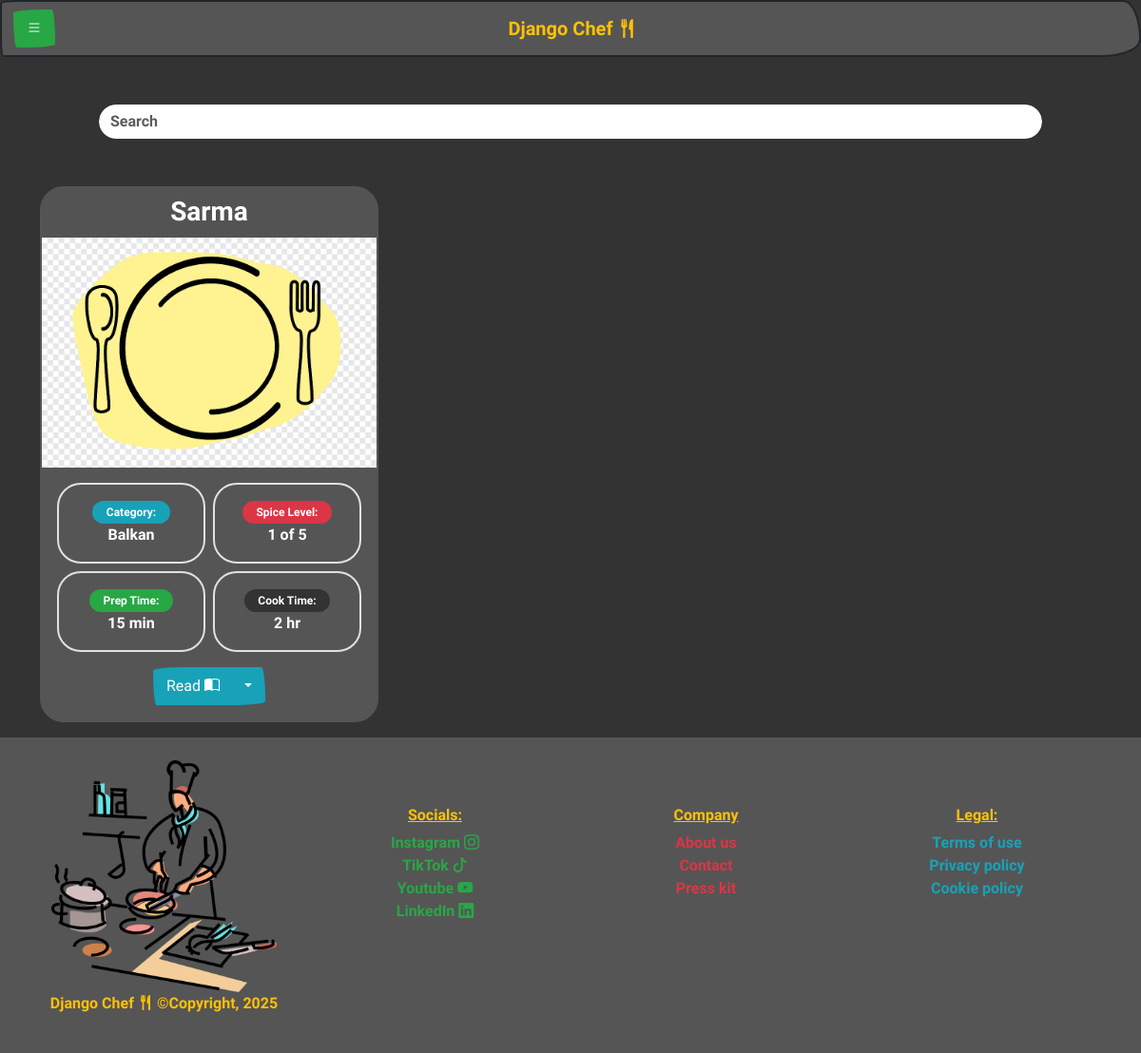
/recipe_list/ (signed in), run on an earlier commit of the app's database.
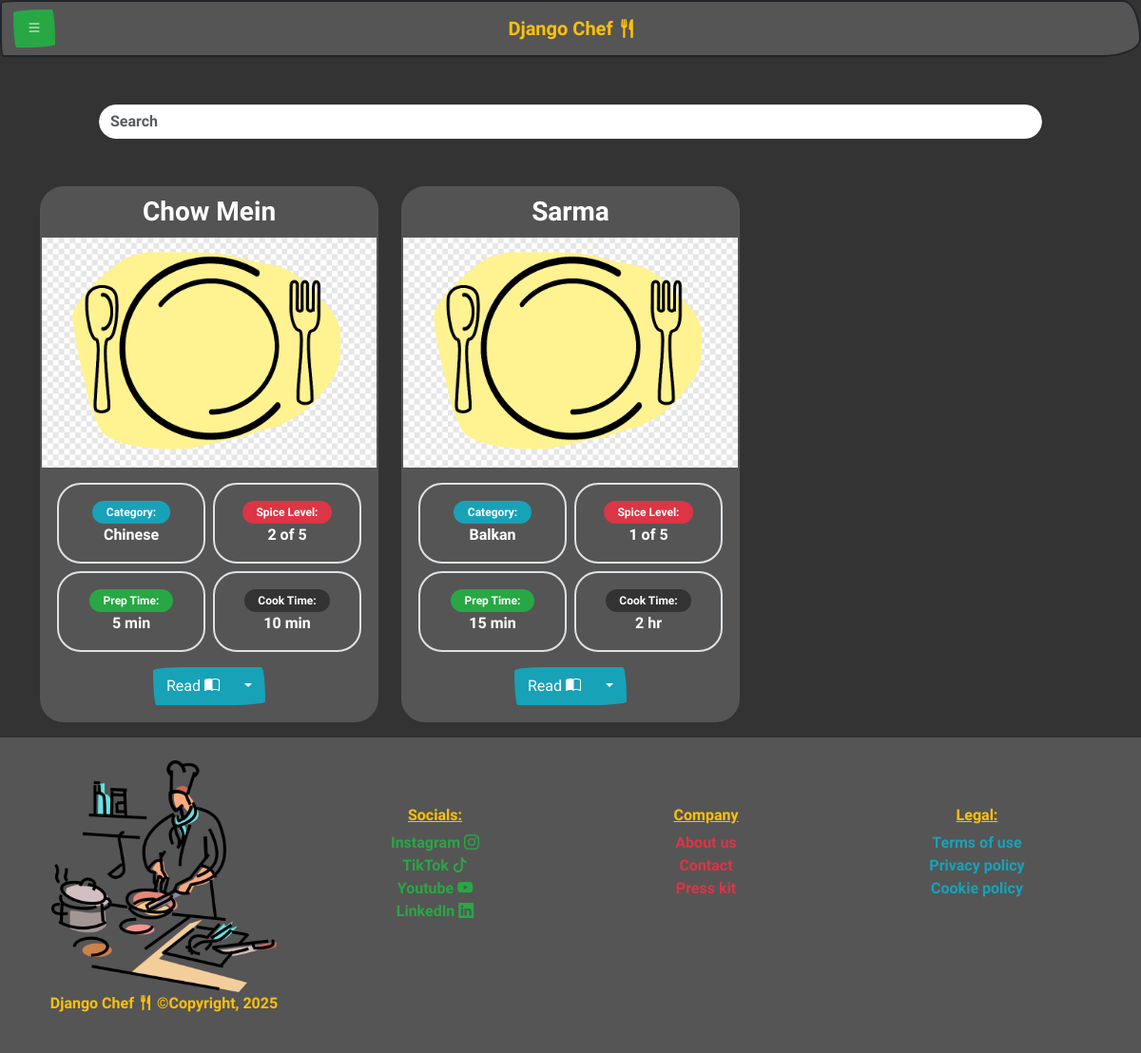
And on a later commit of the database.
### recipe_app/models.py (models this page shows, shortened)
class Recipe(models.Model):
    TIME_UNITS = [
        ('min', 'Minutes'),
        ('hr', 'Hours'),
        ('day', 'Days'),
        ('wk', 'Weeks'),
        ('mo', 'Months'),
    ]
    SPICE_LEVELS = [(i, str(i)) for i in range(6)]
    title = models.CharField(max_length=200)
    slug = models.SlugField(max_length=250)
    description = models.TextField()
    prep_time = models.PositiveIntegerField()
    prep_time_unit = models.CharField(max_length=5, choices=TIME_UNITS, default='min')
    cook_time = models.PositiveIntegerField()
    cook_time_unit = models.CharField(max_length=5, choices=TIME_UNITS, default='min')
    spice_level = models.PositiveSmallIntegerField(choices=SPICE_LEVELS, default=0)
    category = models.ForeignKey(Category, null=True, blank=False, on_delete=models.SET_NULL)
    image = models.ImageField(upload_to='recipe_images/', null=True, blank=True)
    owner = models.ForeignKey(
        settings.AUTH_USER_MODEL,
        on_delete=models.CASCADE,
        related_name='recipes',
        null=True,
        blank=True
    )

class Category(models.Model):
    name = models.CharField(max_length=100, unique=True, null=False)

### recipe_app/views.py (the view)
# urls.py: path('recipe_list/', RecipeListView.as_view(), name='recipe_list'),
class RecipeListView(LoginRequiredMixin, ListView):
    model = Recipe
    context_object_name = 'recipes'
    queryset = Recipe.objects.all()
    template_name = 'recipe_app/recipe/list_recipe.html'
    ordering = ['title']
    def get_queryset(self):
        queryset = Recipe.objects.filter(owner=self.request.user).order_by('title')
        favorites = set(
            FavoriteRecipe.objects.filter(user=self.request.user)
            .values_list('recipe_id', flat=True)
        )
        for recipe in queryset:
            recipe.is_fav = recipe.id in favorites
        return queryset

### recipe_app/context_processors.py (called while the page is built)
def show_date(request):
    current_date = datetime.date.today()
    return {
        'current_date': current_date,
    }

### recipe_app/templates/recipe_app/recipe/list_recipe.html (shortened to what this page needs)
{% extends "base.html" %}
{% load static %}
{% block content %}
<div class="m-5">
    <div class="container">
        <div class="row">
            <div class="col-12 col-md-12">
                <div class="input-group rounded">
                    <input type="search" class="form-control rounded" placeholder="Search" aria-label="Search" aria-describedby="search-addon" />
                </div>
            </div>
        </div>
    </div>
</div>
{% if recipes %}
<div class="row row-cols-1 row-cols-md-3 g-4">
   {% for recipe in recipes %}
    <div class="col mb-3">
        <div class="card border-dark rounded bg-secondary h-100">
            <h3 class="card-header text-center text-white fw-semibold">{{ recipe.title }}</h3>
            {% if recipe.image %}
              <img src="{{ recipe.image.url }}" alt="Image of {{ recipe.title }}">
            {% else %}
              <img src="{% static 'img/default_meal.png' %}" class="img-fluid" alt="default_food_image">
            {% endif %}
            <div class="card-body">
                <div class="row g-2">
                    <div class="col-6">
                      <div class="border rounded text-center p-3">
                        <p class="mb-0 fw-semibold badge rounded-pill bg-info">Category:</p>
                        <br>
                        <span class="m-0 p-0 text-white">{{ recipe.category.name|default:"Uncategorized" }}</span>
                    </div>
                    </div>
                    <div class="col-6">
                      <div class="border rounded text-center p-3">
                        <p class="mb-0 fw-semibold badge rounded-pill bg-danger">Spice Level:</p>
                        <br>
                        <span class="m-0 p-0 text-white">{{ recipe.spice_level }} of 5</span>
                      </div>
                    </div>
                    <div class="col-6">
                      <div class="border rounded text-center p-3">
                        <p class="mb-0 fw-semibold badge rounded-pill bg-success">Prep Time:</p>
                        <p class="m-0 p-0 text-white">{{ recipe.prep_time }} {{ recipe.prep_time_unit }}</p>
                      </div>
                    </div>
                    <div class="col-6">
                      <div class="border rounded text-center p-3">
                        <p class="mb-0 fw-semibold badge rounded-pill bg-primary">Cook Time:</p>
                        <p class="m-0 p-0 text-white">{{ recipe.cook_time }} {{ recipe.cook_time_unit }}</p>
                      </div>
                    </div>
                    <div class="col-12 text-center pt-2">
                        <div class="btn-group" role="group" aria-label="Button group with nested dropdown">
                          <a href="{% url 'read_recipe' recipe.pk recipe.slug %}" type="button" class="btn btn-info">Read <i class="bi bi-book-half"></i></a>
                          <div class="btn-group" role="group">
                              <button id="btnGroupDrop3" type="button" class="btn btn-info dropdown-toggle" data-bs-toggle="dropdown" aria-haspopup="true" aria-expanded="false"></button>
                          </div>
                        </div>
                    </div>
                </div>
            </div>
        </div>
    </div>
    {% endfor %}
</div>
{% else %}
<div class="row row-cols-1 row-cols-md-3 g-4">
  <h1>No recipes found</h1>
</div>
{% endif %}
{% endblock %}

### templates/base.html (shortened to what this page needs)
{% load static %}
<!DOCTYPE html>
<html lang="en">
<head>
    <link rel="stylesheet" href="{% static 'css/bootstrap.css' %}">
    <link rel="stylesheet" href="{% static 'css/sketchy_theme.css' %}">
    <link rel="stylesheet" href="{% static 'css/bootstrap-icons.css' %}">
    <link rel="stylesheet" href="{% static 'css/custom.css' %}">
</head>
<body class="bg-primary">
   {% include "partials/navbar.html" %}
   <main class="container">
        {% block content %}
        {% endblock %}
    </main>
    {% include "partials/footer.html" %}
</body>
</html>

### templates/partials/navbar.html (shortened to what this page needs)
<nav class="navbar navbar-expand-lg bg-secondary data-bs-theme="dark">
  <div class="container-fluid">
    <div class="row w-100 align-items-center">
      <div class="col-auto">
        <a class="btn btn-success" data-bs-toggle="offcanvas" href="#offcanvasExample" role="button" aria-controls="offcanvasExample">
          <i class="bi bi-list"></i>
        </a>
      </div>
      <div class="col text-center">
        {% if user.is_authenticated %}
        <a class="navbar-brand fw-bold text-warning" href="{% url 'recipe_list' %}">
          Django Chef <i class="bi bi-fork-knife"></i>
        </a>
        {% else %}
        <a class="navbar-brand fw-bold text-warning" href="{% url 'home' %}">
          Django Chef <i class="bi bi-fork-knife"></i>
        </a>
        {% endif %}
      </div>
    </div>
  </div>
</nav>

### templates/partials/footer.html (shortened to what this page needs)
{% load static %}
<footer class="bg-secondary text-center fixed pt-4">
          <div class="container">
            <div class="row">
              <aside class="col-lg-3 col-md-6 mb-4 text-center">
                <img src="{% static 'img/chef_character.png' %}" alt="suitcase" class="container">
                <p class="fw-bold text-warning">
                  Django Chef <i class="bi bi-fork-knife"></i> ©Copyright, {{ current_date|date:"Y" }}
                </p>
              </aside>
              <nav class="col-lg-3 col-md-6 mb-4 pt-5 text-center">
                <h6 class="fw-bold text-warning text-decoration-underline">Socials:</h6>
                <ul class="list-unstyled">
                  <li><a href="https://www.instagram.com/" target="_blank" class="text-decoration-none text-success">Instagram <i class="bi bi-instagram"></i></a></li>
                  <li><a href="https://www.tiktok.com/en-GB/" target="_blank" class="text-decoration-none text-success">TikTok <i class="bi bi-tiktok"></i></a></li>
                  <li><a href="https://www.youtube.com/" target="_blank" class="text-decoration-none text-success">Youtube <i class="bi bi-youtube"></i></a></li>
                  <li><a href="https://uk.linkedin.com/" target="_blank" class="text-decoration-none text-success">LinkedIn <i class="bi bi-linkedin"></i></a></li>
                </ul>
              </nav>
              <nav class="col-lg-3 col-md-6 mb-4 pt-5 text-center">
                <h6 class="fw-bold text-warning text-decoration-underline">Company</h6>
                <ul class="list-unstyled">
                  <li><a href="#aboutModal" class="text-decoration-none text-danger" data-bs-toggle="modal" data-bs-target="#aboutModal">About us</a></li>
                  <li><a href="#contactModalToggle" class="text-decoration-none text-danger" data-bs-toggle="modal" data-bs-target="#contactModalToggle">Contact</a></li>
                  <li><a href="##contactModalToggle" class="text-decoration-none text-danger" data-bs-toggle="modal" data-bs-target="#contactModal">Press kit</a></li>
                </ul>
              </nav>
              <nav class="col-lg-3 col-md-6 mb-4 pt-5 text-center">
                <h6 class="fw-bold text-warning text-decoration-underline">Legal:</h6>
                <ul class="list-unstyled">
                  <li><a href="#legalModal" class="text-decoration-none text-info" data-bs-toggle="modal" data-bs-target="#legalModal">Terms of use</a></li>
                  <li><a href="#legalModal" class="text-decoration-none text-info" data-bs-toggle="modal" data-bs-target="#legalModal">Privacy policy</a></li>
                  <li><a href="#legalModal" class="text-decoration-none text-info" data-bs-toggle="modal" data-bs-target="#legalModal">Cookie policy</a></li>
                </ul>
              </nav>
            </div>
          </div>
</footer>

What changed in the data, as far as the page shows it:
added Recipe: title "Chow Mein", category.name "Chinese", spice_level "2", prep_time "5", prep_time_unit "min", cook_time "10", cook_time_unit "min"
